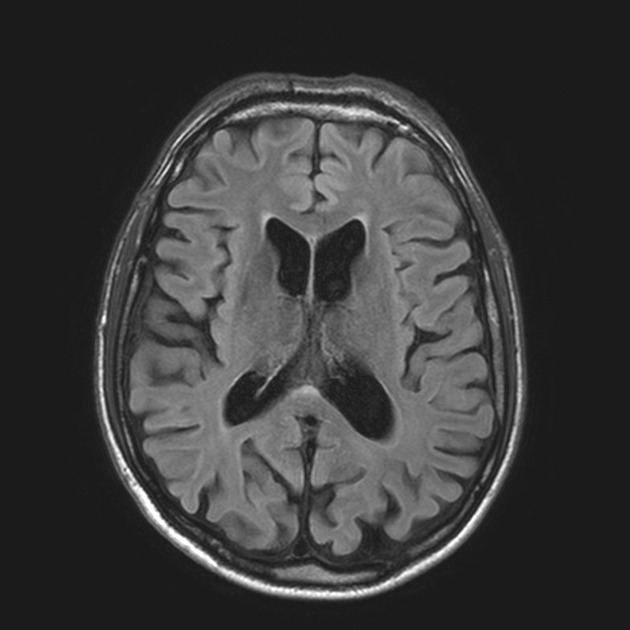
#> input picture neurosense/data/hd_training/raw_huntington/1.jpeg, 630 x 630 px
$ python -i harmonizer.py   (imports and definitions only)
#> lines starting #> are read from the running program, lines starting #| are printed output that depends on the picture; after the words box and inside, x2 and y2 are one past the last pixel; in counts of white or black regions, pixels touching at a corner belong together
"""NeuroSense MRI Intensity & Contrast Harmonization Pipeline.

Kills shortcut learning by standardizing Brain MRI scans across different
scanner vendors (Siemens, GE, Philips), field strengths (1.5T, 3T), and pulse
sequences (T1w, T2w, FLAIR, SWI, Diffusion).

Core Harmonization Stages:
1. Background Air Masking & Noise Stripping:
   - Uses Otsu thresholding + morphological closure + largest connected component
     extraction to eliminate scanner background noise, vendor watermarks, and frame
     borders, preventing the network from learning scanner noise floor fingerprints.
2. Cranial Aspect-Preserving Cropping:
   - Identifies the cranial bounding box with 5% anatomical margin, centers the
     brain, and applies aspect-ratio-preserving padding to prevent geometric distortion
     of the ventricles and cortex.
3. CLAHE (Contrast-Limited Adaptive Histogram Equalization):
   - Balances local tissue contrast (gray matter vs white matter vs CSF) across
     image tiles, ensuring the network focuses on caudate atrophy and ventricular
     enlargement rather than global lighting or sequence exposure variations.
4. Foreground-Only Brain Z-Score Normalization:
   - Standardizes brain tissue intensities exclusively on non-zero cranial pixels:
     Z = (I - mu_brain) / sigma_brain
   - Clips intensity outliers to [-3.0, 3.0] and maps to [0, 1] for neural network
     stability, guaranteeing brightness consistency across all input scans.
"""

from __future__ import annotations

import io
import logging
from typing import Any

import cv2
import numpy as np
from PIL import Image
import torch

logger = logging.getLogger(__name__)


class MRIHarmonizer:
    """Comprehensive MRI Intensity & Contrast Harmonizer."""

    def __init__(
        self,
        target_size: int = 224,
        clahe_clip_limit: float = 2.0,
        clahe_tile_grid_size: tuple[int, int] = (8, 8),
        zscore_clip: tuple[float, float] = (-3.0, 3.0),
        cranial_margin: float = 0.05,
    ) -> None:
        """Initialize MRI Harmonizer parameters.

        Args:
            target_size: Standardized output square dimension (e.g. 224).
            clahe_clip_limit: Contrast limit threshold for CLAHE.
            clahe_tile_grid_size: Grid dimensions for local histogram equalization.
            zscore_clip: Min/max standard deviations for intensity clipping.
            cranial_margin: Relative bounding margin around the cranial contour.
        """
#> further down, picture is the input picture: shape (630, 630); min 24, max 255, mean 58.8
        self.target_size = target_size
        self.clahe_clip_limit = clahe_clip_limit
        self.clahe_tile_grid_size = clahe_tile_grid_size
        self.zscore_clip = zscore_clip
        self.cranial_margin = cranial_margin

    def extract_cranial_mask(self, image_gray: np.ndarray) -> np.ndarray:
        """Extract a clean binary mask of the brain/cranial tissue.

        Eliminates background scanner air, frame lines, and peripheral noise.

        Args:
            image_gray: 2D uint8 numpy array [H, W] with intensities in [0, 255].

        Returns:
            2D uint8 binary mask [H, W] where 1 = cranial tissue, 0 = background.
        """
        h, w = image_gray.shape
#> h = 630; w = 630

        # 1. Otsu thresholding to separate foreground head from background air
        _, otsu_mask = cv2.threshold(
            image_gray, 0, 255, cv2.THRESH_BINARY + cv2.THRESH_OTSU
        )
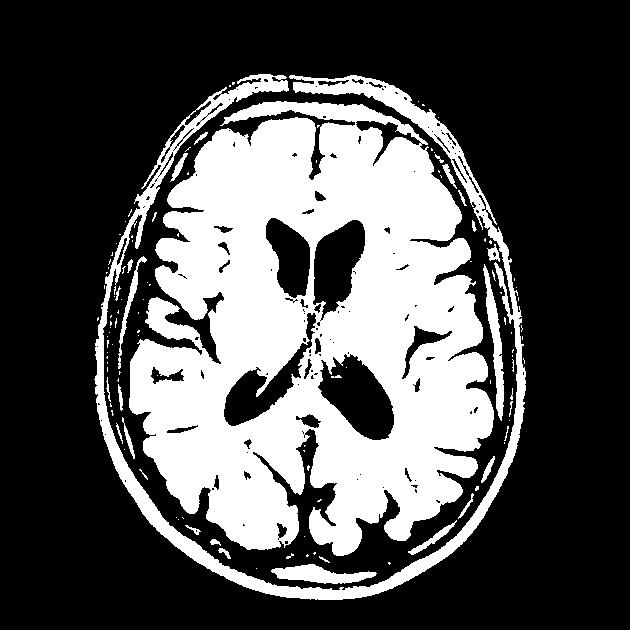
#> otsu_mask: shape (630, 630); 32% white; 121 white regions (91 under 20 px), largest, box (x1, y1, x2, y2) and area: (129, 101, 494, 556) 105413, (94, 74, 526, 600) 16546, (271, 564, 377, 584) 1165

        # Ensure minimum threshold to cut out dark scanner grain/noise
        min_thresh = max(int(np.percentile(image_gray, 20)), 15)
#> min_thresh = 27
        thresh_mask = np.where(image_gray >= min_thresh, otsu_mask, 0).astype(np.uint8)

        # 2. Morphological cleanup: remove small noise specks and close internal gaps
        kernel_open = cv2.getStructuringElement(cv2.MORPH_ELLIPSE, (3, 3))
        kernel_close = cv2.getStructuringElement(cv2.MORPH_ELLIPSE, (7, 7))

        opened = cv2.morphologyEx(thresh_mask, cv2.MORPH_OPEN, kernel_open)
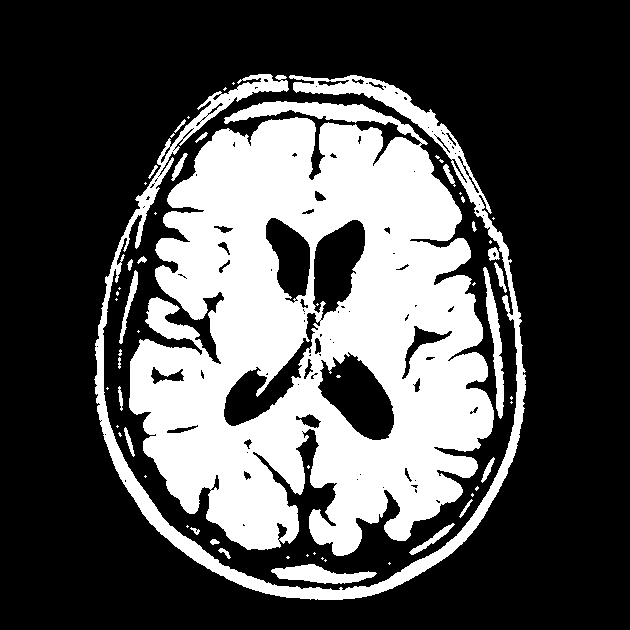
#> opened: shape (630, 630); 31.7% white; 60 white regions (36 under 20 px), largest, box (x1, y1, x2, y2) and area: (129, 101, 494, 556) 105194, (94, 74, 526, 600) 16033, (271, 564, 377, 584) 1163
        closed = cv2.morphologyEx(opened, cv2.MORPH_CLOSE, kernel_close)
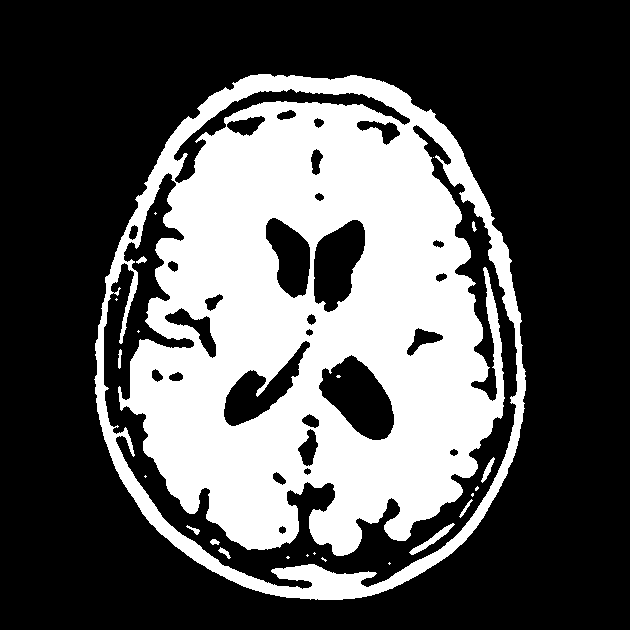
#> closed: shape (630, 630); 33.4% white; 23 white regions (13 under 20 px), largest, box (x1, y1, x2, y2) and area: (94, 74, 526, 600) 131560, (409, 523, 455, 555) 292, (481, 457, 495, 483) 117

        # 3. Connected components: select the largest component (the brain/head)
        num_labels, labels, stats, centroids = cv2.connectedComponentsWithStats(
            closed, connectivity=8
        )
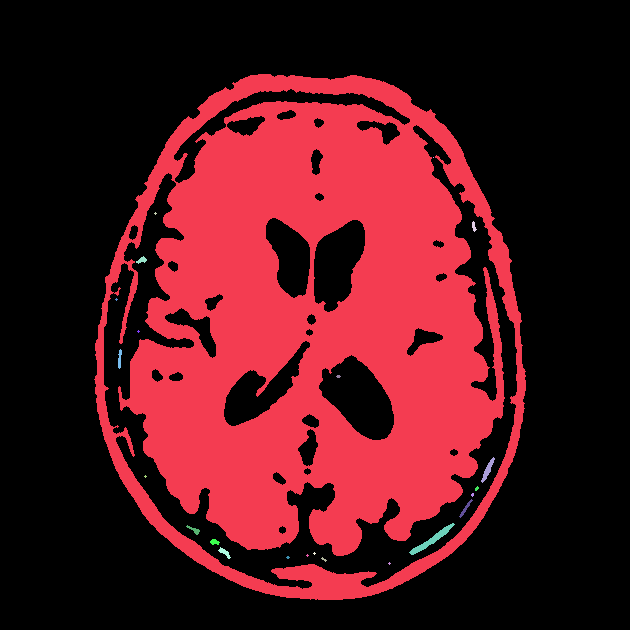
#> labels: shape (630, 630) int32; 24 distinct labels, from 0 to 23; one colour per label, 0 black
#> num_labels = 24; stats = 24 rows, first 6: [0, 0, 630, 630, 264504], [94, 74, 432, 526, 131560], [433, 157, 1, 1, 1], [154, 212, 3, 3, 5], [472, 221, 5, 11, 31], [136, 256, 11, 8, 45]; centroids = 24 rows, first 8: [314.9, 306.1], [313.5, 330.3], [433, 157], [155, 213], [473.5, 226.1], [141.4, 259.8], [116, 299], [138, 331]

        if num_labels <= 1:
            # Fallback if no component found: center circular mask
            y, x = np.ogrid[:h, :w]
            center_y, center_x = h // 2, w // 2
            radius = min(h, w) // 3
            mask = ((x - center_x) ** 2 + (y - center_y) ** 2 <= radius ** 2).astype(np.uint8)
            return mask

        # Find largest non-background component
        largest_label = 1 + np.argmax(stats[1:, cv2.CC_STAT_AREA])
#> largest_label = 1
        cranial_mask = (labels == largest_label).astype(np.uint8)
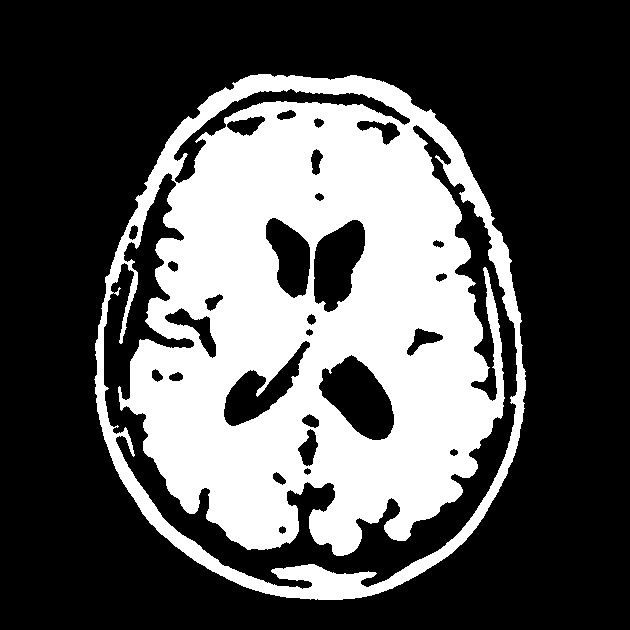
#> cranial_mask: shape (630, 630); values 0 (black) and 1 (white), 33.1% white; 1 white region

        # Fill internal holes (e.g. ventricles inside the brain boundary)
        contours, _ = cv2.findContours(
            cranial_mask, cv2.RETR_EXTERNAL, cv2.CHAIN_APPROX_SIMPLE
        )
#> contours = 1 contour; box (x1, y1, x2, y2) and area: (94, 74, 526, 600) 179324
        if contours:
            cranial_mask = np.zeros_like(cranial_mask)
            cv2.drawContours(cranial_mask, contours, -1, 1, thickness=cv2.FILLED)
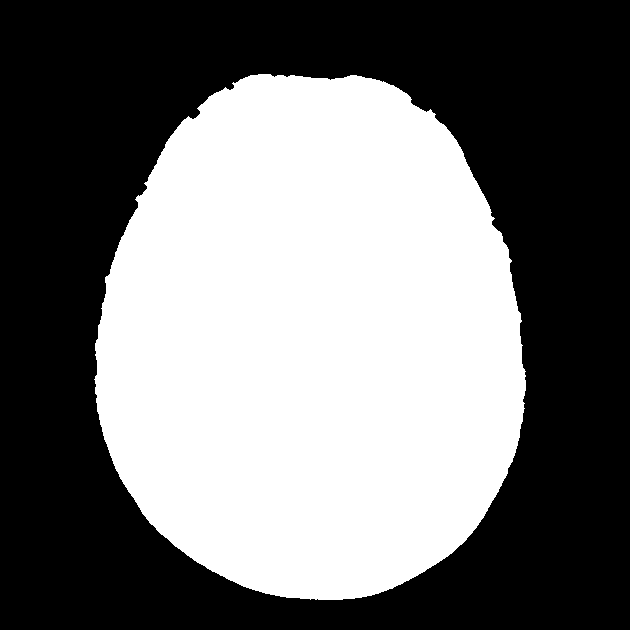
#> cranial_mask: shape (630, 630); values 0 (black) and 1 (white), 45.4% white; 1 white region, box (x1, y1, x2, y2) and area: (94, 74, 526, 600) 180038

        return cranial_mask

    # [205 lines left out: functions crop_and_pad_cranial, apply_clahe, apply_foreground_zscore, harmonize, not called in this run]


# ─── Top-Level Convenience Functions ───

_DEFAULT_HARMONIZER = MRIHarmonizer(target_size=224)


# [61 lines left out: functions harmonize_2d_slice, harmonize_3d_volume, not called in this run]

>>> import cv2
>>> picture = cv2.imread('hd_training/raw_huntington/1.jpeg', cv2.IMREAD_GRAYSCALE)
>>> result = MRIHarmonizer().extract_cranial_mask(picture)

$ run again, on neurosense/data/hd_training/raw_huntington/102.jpeg
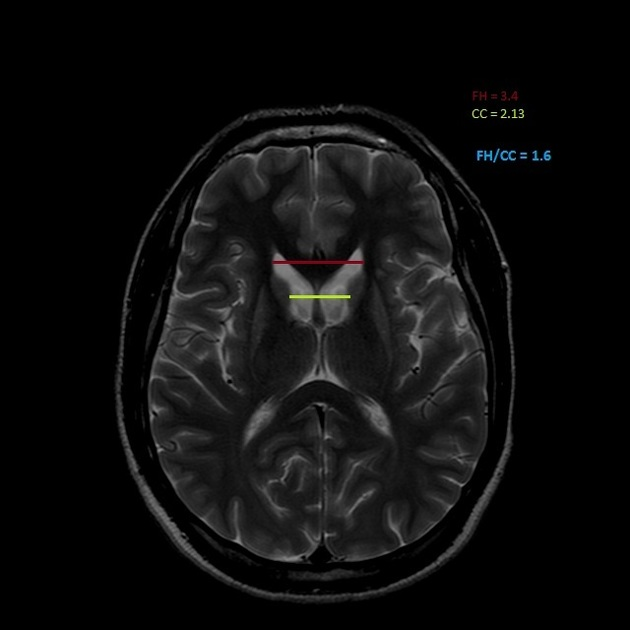
#> input picture neurosense/data/hd_training/raw_huntington/102.jpeg, 630 x 630 px
#> in extract_cranial_mask, `_, otsu_mask = cv2.threshold( image_gray, 0, 255, cv2.THRESH_BINARY + ..`:
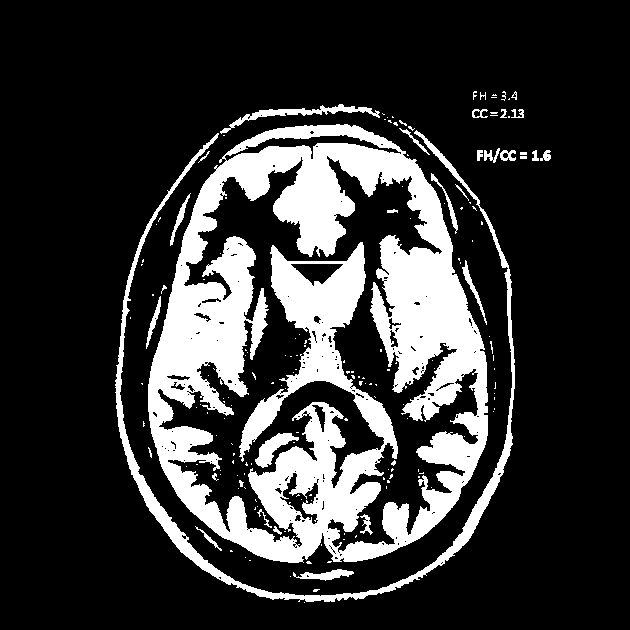
#> otsu_mask: shape (630, 630); 21% white; 175 white regions (142 under 20 px), largest, box (x1, y1, x2, y2) and area: (148, 124, 488, 563) 71394, (115, 130, 515, 602) 7291, (220, 104, 380, 134) 873
#> min_thresh = 15
#> opened: shape (630, 630); 20.5% white; 74 white regions (47 under 20 px), largest, box (x1, y1, x2, y2) and area: (148, 124, 488, 563) 69931, (115, 133, 515, 602) 6787, (249, 104, 380, 120) 709
#> closed: shape (630, 630); 21.8% white; 22 white regions (6 under 20 px), largest, box (x1, y1, x2, y2) and area: (148, 124, 488, 564) 76023, (115, 104, 515, 602) 7882, (393, 120, 480, 205) 747
#> labels: shape (630, 630) int32; 23 distinct labels, from 0 to 22
#> num_labels = 23; stats = 23 rows, first 6: [0, 0, 630, 630, 310298], [115, 104, 400, 498, 7882], [472, 109, 16, 9, 78], [501, 109, 6, 9, 21], [512, 109, 12, 7, 42], [393, 120, 87, 85, 747]; centroids = 23 rows, first 8: [313.3, 304.5], [297.9, 412.4], [478, 112.4], [503.7, 113], [518.7, 111.2], [435.6, 155.4], [318.4, 347.5], [496.2, 155]
#> largest_label = 6
#> contours = 1 contour; box (x1, y1, x2, y2) and area: (148, 124, 488, 564) 117130
#> in extract_cranial_mask, `cv2.drawContours(cranial_mask, contours, -1, 1, thickness=cv2.FILLED)`:
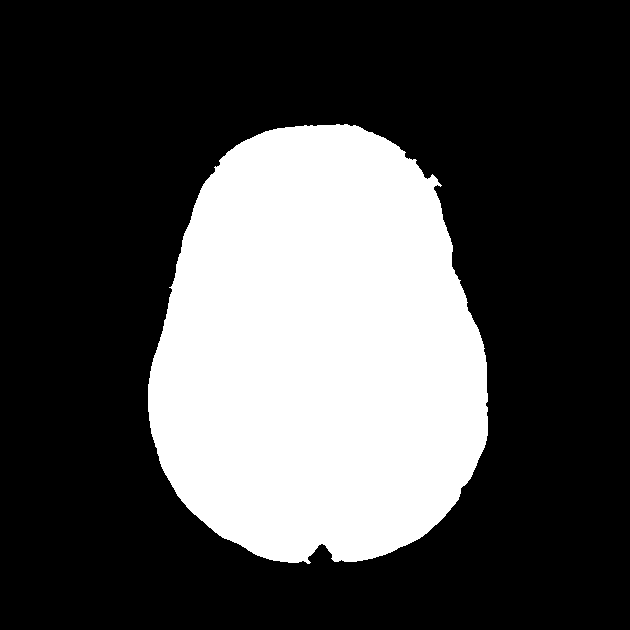
#> cranial_mask: shape (630, 630); values 0 (black) and 1 (white), 29.7% white; 1 white region, box (x1, y1, x2, y2) and area: (148, 124, 488, 564) 117735

$ run again, on neurosense/data/hd_training/raw_huntington/104.jpeg
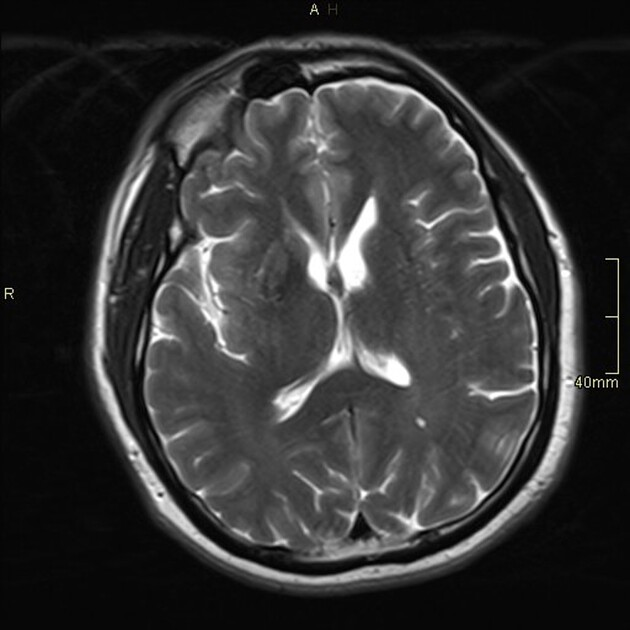
#> input picture neurosense/data/hd_training/raw_huntington/104.jpeg, 630 x 630 px
#> otsu_mask: shape (630, 630); 43.8% white; 54 white regions (28 under 20 px), largest, box (x1, y1, x2, y2) and area: (143, 59, 539, 562) 143608, (88, 34, 583, 592) 25415, (299, 56, 403, 81) 1082
#> min_thresh = 15
#> opened: shape (630, 630); 43.5% white; 44 white regions (23 under 20 px), largest, box (x1, y1, x2, y2) and area: (143, 59, 539, 562) 143163, (88, 34, 583, 592) 25294, (299, 56, 402, 81) 1075
#> closed: shape (630, 630); 45.1% white; 12 white regions (4 under 20 px), largest, box (x1, y1, x2, y2) and area: (88, 34, 583, 592) 177668, (299, 56, 402, 81) 1090, (135, 268, 148, 281) 109
#> in extract_cranial_mask, `num_labels, labels, stats, centroids = cv2.connectedComponentsWithStat..`:
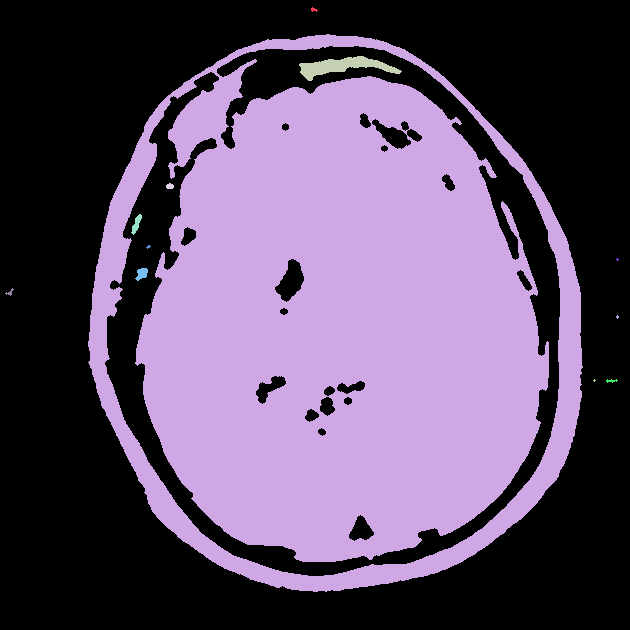
#> labels: shape (630, 630) int32; 13 distinct labels, from 0 to 12; one colour per label, 0 black
#> num_labels = 13; stats = 13 rows, first 6: [0, 0, 630, 630, 217788], [311, 7, 7, 5, 20], [88, 34, 495, 558, 177668], [299, 56, 103, 25, 1090], [166, 183, 8, 6, 38], [131, 214, 11, 21, 105]; centroids = 13 rows, first 8: [295.3, 305], [313.4, 9.25], [338.1, 327.8], [342, 65.98], [169.5, 185.8], [136.1, 223.7], [148, 246.4], [617, 259]
#> largest_label = 2
#> contours = 1 contour; box (x1, y1, x2, y2) and area: (88, 34, 583, 592) 216076
#> in extract_cranial_mask, `cv2.drawContours(cranial_mask, contours, -1, 1, thickness=cv2.FILLED)`:
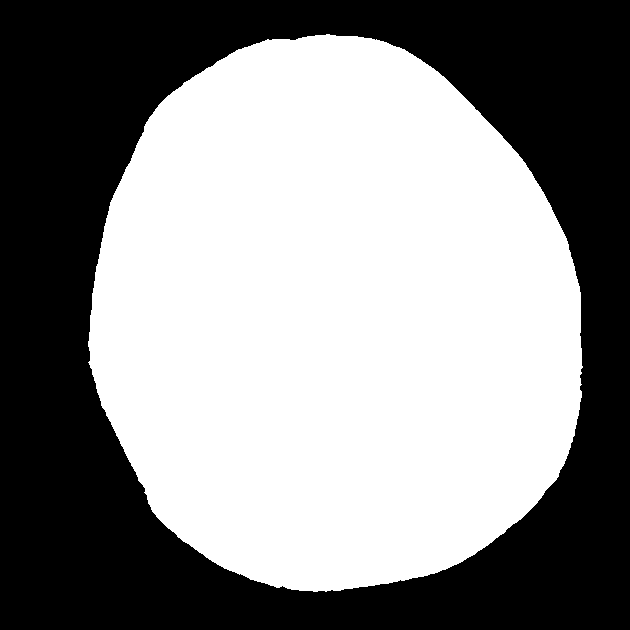
#> cranial_mask: shape (630, 630); values 0 (black) and 1 (white), 54.6% white; 1 black region, box (x1, y1, x2, y2) and area: (0, 0, 630, 630) 180070
